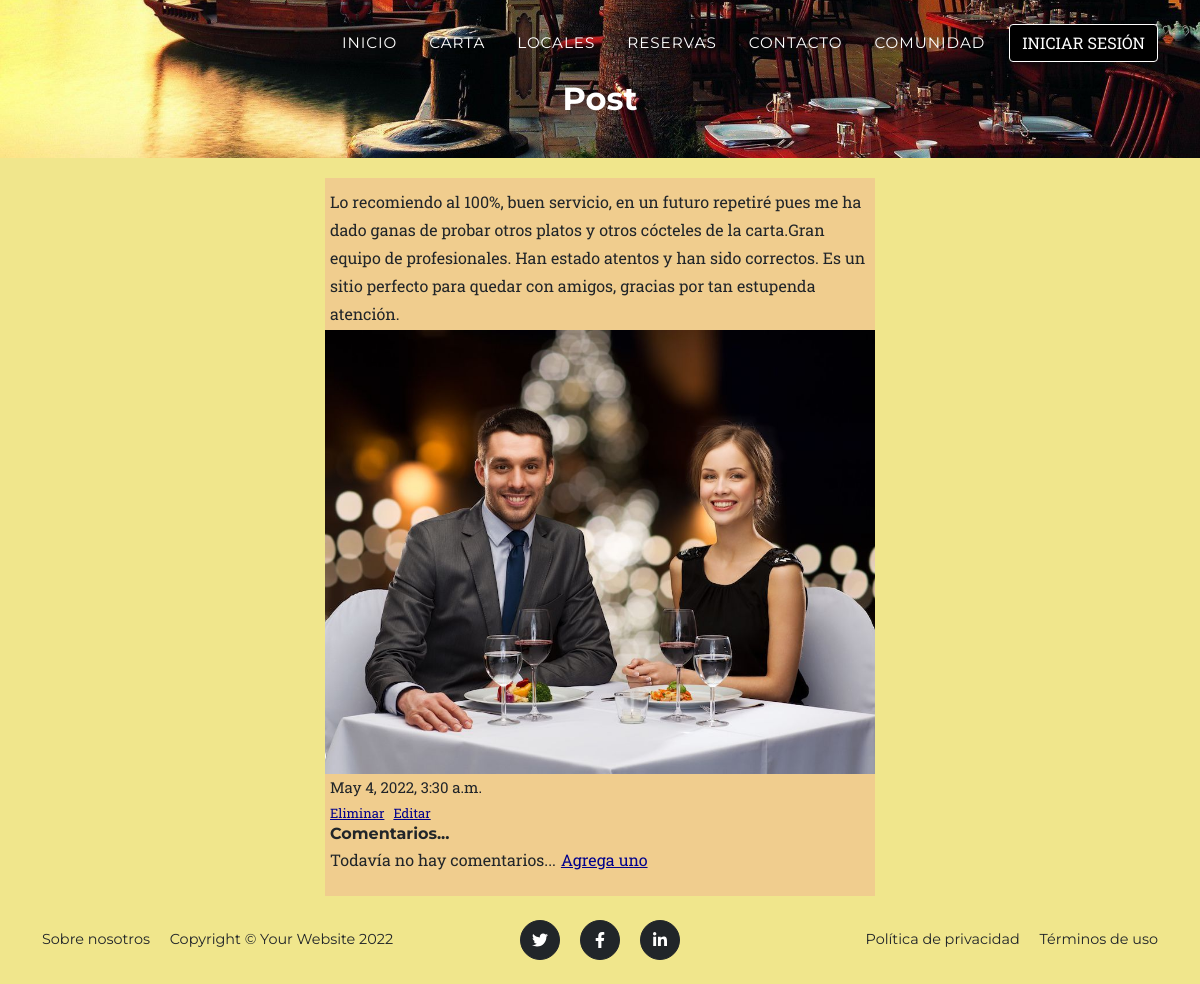
/AppRestaurante/detallePost/26, run on an earlier commit of the app's database.
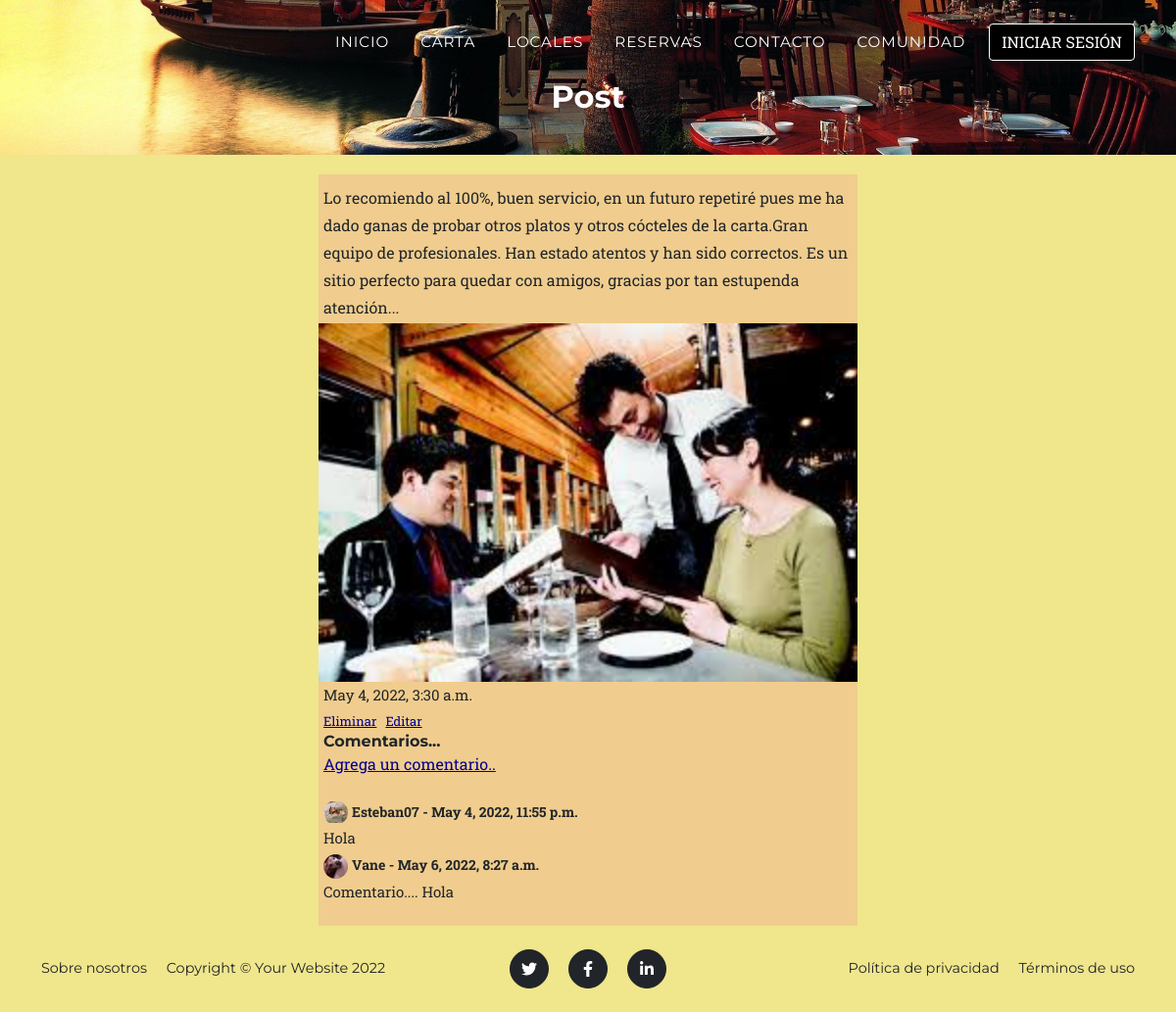
And on a later commit of the database.
### AppRestaurante/models.py (models this page shows)
class Post(models.Model):
    user = models.ForeignKey(User, on_delete=models.CASCADE, related_name="posts")
    fecha = models.DateTimeField(auto_now_add=True)
    contenido = models.TextField(max_length=255)
    imagen = models.ImageField(upload_to='posts', null=True, blank=True)

class Comentario(models.Model):
    post = models.ForeignKey(Post, on_delete=models.CASCADE, blank=True, null=True, related_name="comentarios")
    user = models.ForeignKey(User, on_delete=models.CASCADE, related_name="comentarios")
    fecha = models.DateTimeField(auto_now_add=True)
    contenido = models.TextField(max_length=255)

class User(AbstractUser):
    imagen = models.ImageField(upload_to='avatar', default='avatar/perfil.png', null=True, blank=True)

### AppRestaurante/views.py (the view)
# urls.py: path('detallePost/<id>', views.detallePost, name="DetallePost"),
def detallePost(request, id):
    post = Post.objects.get(id = id)
    return render(request, "detallePost.html", {"post": post})

### AppRestaurante/Templates/detallePost.html (shortened to what this page needs)
{% extends 'padre.html' %}
{% load static %}
{% block header %}<h2>Post</h2>{% endblock header %}
{% block contenidoQueCambia %}
<section class="contenido">
    <p style="margin-left: 5px;">{{post.contenido}}</p>
        {% if post.imagen %}
            <img src="{{post.imagen.url}}", width="550px">
        {% endif %}
        <br>
        <p class="fecha">{{post.fecha}}</p>
        <a style="color: darkblue; font-size: small; margin-left: 5px;" href="{% url 'EliminarPost' post.id %}">Eliminar</a>
        <a style="color: darkblue; font-size: small; margin-left: 5px;" href="{% url 'EditarPost' post.id %}">Editar</a>
        <h6>Comentarios...</h6>
        {% if not post.comentarios.all %}
            <p>Todavía no hay comentarios...<a class="link"; href="{% url 'Comentario' post.id %}">Agrega uno</a></p>
        {% else %}
        <a class="link" href="{% url 'Comentario' post.id %}">Agrega un comentario..</a>
        <br><br>
            {% for comentario in post.comentarios.all %}
                <div class="avatar" style="background-image: url('{{comentario.user.imagen.url}}');"></div>
                <strong style="font-size: 14px;">
                     {{comentario.user}} -
                     {{comentario.fecha}}
                </strong>
                <br>
                <p style="font-size: 15px; margin-bottom: 5px;">{{comentario.contenido}}</p>
            {% endfor %}
        {% endif %}
</section>
{% endblock contenidoQueCambia %}

### AppRestaurante/Templates/padre.html (shortened to what this page needs)
<!DOCTYPE html>
<html lang="en">
    <head>
        {% load static %}
        <link href="{% static 'css/style.css' %}" rel="stylesheet" />
        <link href="{% static 'css/styles.css' %}" rel="stylesheet" />
    </head>
    <body id="page-top" style="background-color: khaki;">
        <nav class="navbar navbar-expand-lg navbar-dark fixed-top" id="mainNav">
            <div class="container">
                <div class="collapse navbar-collapse" id="navbarResponsive">
                    <ul class="navbar-nav text-uppercase ms-auto py-4 py-lg-0">
                        <li class="nav-item"><a class="nav-link" href="{% url 'Inicio' %}">Inicio</a></li>
                        <li class="nav-item"><a class="nav-link" href="{% url 'Menu' %}">Carta</a></li>
                        <li class="nav-item"><a class="nav-link" href="{% url 'Local' %}">Locales</a></li>
                        <li class="nav-item"><a class="nav-link" href="{% url 'Reserva' %}">Reservas</a><li>
                        <li class="nav-item"><a class="nav-link" href="{% url 'Contacto' %}">Contacto</a></li>
                        <li class="nav-item"><a class="nav-link" href="{% url 'Comunidad' %}">Comunidad</a></li>
                         {% if not request.user.is_authenticated %}
                            <li class="nav-item"><a class="btn btn-primary" style="background-color: black; border-color: white;" href="{% url 'Login' %}">Iniciar sesión</a></li>
                         {% endif %}
                    </ul>
                </div>
            </div>
        </nav>
        <header>
            {% block header %}
            {% endblock header %}
        </header>
        {% block contenidoQueCambia %}
        {% endblock contenidoQueCambia %}
        <footer class="footer py-4">
            <div class="container">
                <div class="row align-items-center">
                    <div class="col-lg-4 text-lg-start">
                        <a class="link-dark text-decoration-none me-3" href="{% url 'About_us' %}">Sobre nosotros</a>
                        <a class="link-dark text-decoration-none" href="#!">Copyright &copy; Your Website 2022</a>
                    </div>
                    <div class="col-lg-4 my-3 my-lg-0">
                        <a class="btn btn-dark btn-social mx-2" href="#!" aria-label="Twitter"><i class="fab fa-twitter"></i></a>
                        <a class="btn btn-dark btn-social mx-2" href="#!" aria-label="Facebook"><i class="fab fa-facebook-f"></i></a>
                        <a class="btn btn-dark btn-social mx-2" href="#!" aria-label="LinkedIn"><i class="fab fa-linkedin-in"></i></a>
                    </div>
                    <div class="col-lg-4 text-lg-end">
                        <a class="link-dark text-decoration-none me-3" href="#!">Política de privacidad</a>
                        <a class="link-dark text-decoration-none" href="#!">Términos de uso</a>
                    </div>
                </div>
            </div>
        </footer>
    </body>
</html>

### AppRestaurante/static/css/style.css (style rules this page uses)
body { margin: 0; }
header { padding-top:5rem; padding-bottom: 2rem; text-align: center; color: #fff; background-image: url("../assets/img/header-bg.jpg"); background-repeat: no-repeat; background-attachment: scroll; background-position: center center; background-size: cover; }
div.avatar { height: 25px; width: 25px; background-repeat: no-repeat; background-position: 50%; border-radius: 50%; background-size: 120% auto; display: inline-block; vertical-align: middle; margin-left: 5px !important; }
h2 { text-align: center; font-family: Verdana, Geneva, Tahoma, sans-serif; margin: 10px; }
section.contenido { background-color: rgb(240, 205, 142) !important; width: 550px; margin: 0 auto; padding-top: 10px !important; padding-bottom: 20px !important; margin-top: 20px; }
p, h3, h4, h5, h6 { margin-left: 5px !important; margin-bottom: 2px !important; }
.link { margin-left: 5px !important; color: darkblue !important; font-size: 16px; }
p.fecha { margin-left: 5px !important; font-size: 15px !important; margin-bottom: 0px !important; }

What changed in the data, as far as the page shows it:
changed Post: contenido "…gracias por tan estupenda atención." → "…gracias por tan estupenda atención..."; imagen: a different picture
added Comentario: user.imagen (picture), user "Esteban07", fecha "May 4, 2022, 11:55 p.m.", contenido "Hola"
added Comentario: user.imagen (picture), user "Vane", fecha "May 6, 2022, 8:27 a.m.", contenido "Comentario.... Hola"
Also different on the page:
text no longer shown: "Todavía no hay comentarios... Agrega uno"
text now shown: "Agrega un comentario.."
